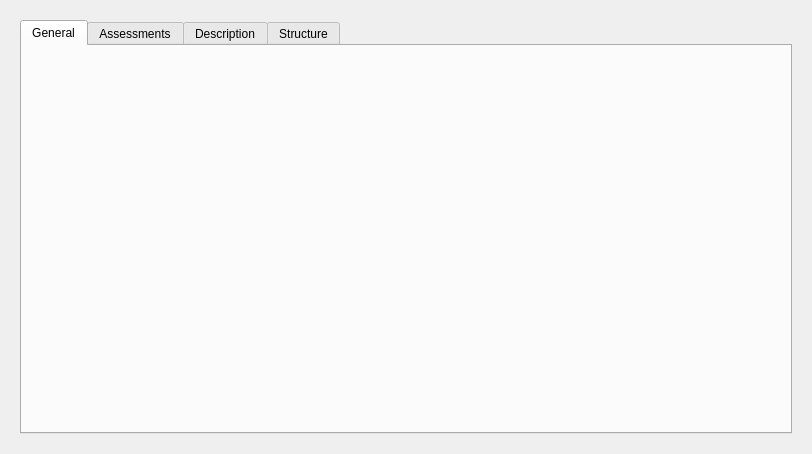
<?xml version="1.0" encoding="UTF-8"?>
<ui version="4.0">
 <class>KViewDoc</class>
 <widget class="QWidget" name="KViewDoc">
  <property name="geometry">
   <rect>
    <x>0</x>
    <y>0</y>
    <width>812</width>
    <height>454</height>
   </rect>
  </property>
  <property name="windowTitle">
   <string>Form</string>
  </property>
  <layout class="QVBoxLayout" name="verticalLayout">
   <item>
    <widget class="QWidget" name="widget" native="true">
     <layout class="QVBoxLayout" name="verticalLayout_2">
      <item>
       <widget class="QTabWidget" name="Infos">
        <property name="currentIndex">
         <number>0</number>
        </property>
        <widget class="QWidget" name="tab">
         <attribute name="title">
          <string>General</string>
         </attribute>
         <layout class="QVBoxLayout" name="verticalLayout_3">
          <item>
           <widget class="QGObjectVars" name="Vars" native="true"/>
          </item>
         </layout>
        </widget>
        <widget class="QWidget" name="tab_2">
         <attribute name="title">
          <string>Assessments</string>
         </attribute>
         <layout class="QGridLayout" name="gridLayout">
          <item row="0" column="0" colspan="2">
           <widget class="QGObjectsList" name="Assessments" native="true">
            <property name="sizePolicy">
             <sizepolicy hsizetype="Preferred" vsizetype="Preferred">
              <horstretch>0</horstretch>
              <verstretch>0</verstretch>
             </sizepolicy>
            </property>
           </widget>
          </item>
          <item row="1" column="0">
           <spacer name="horizontalSpacer">
            <property name="orientation">
             <enum>Qt::Horizontal</enum>
            </property>
            <property name="sizeHint" stdset="0">
             <size>
              <width>431</width>
              <height>25</height>
             </size>
            </property>
           </spacer>
          </item>
          <item row="1" column="1">
           <widget class="QPushButton" name="AddFeedback">
            <property name="text">
             <string>Add Feedback</string>
            </property>
           </widget>
          </item>
         </layout>
        </widget>
        <widget class="QWidget" name="tab_3">
         <attribute name="title">
          <string>Description</string>
         </attribute>
         <layout class="QVBoxLayout" name="verticalLayout_4">
          <item>
           <widget class="QGDescription" name="Desc" native="true"/>
          </item>
         </layout>
        </widget>
        <widget class="QWidget" name="tab_4">
         <attribute name="title">
          <string>Structure</string>
         </attribute>
         <layout class="QVBoxLayout" name="verticalLayout_5">
          <item>
           <widget class="QGDocStruct" name="Struct" native="true"/>
          </item>
         </layout>
        </widget>
       </widget>
      </item>
     </layout>
    </widget>
   </item>
  </layout>
 </widget>
 <customwidgets>
  <customwidget>
   <class>QGObjectVars</class>
   <extends>QWidget</extends>
   <header>qgobjectvars.h</header>
   <container>1</container>
  </customwidget>
  <customwidget>
   <class>QGDocStruct</class>
   <extends>QWidget</extends>
   <header>qgdocstruct.h</header>
   <container>1</container>
  </customwidget>
  <customwidget>
   <class>QGObjectsList</class>
   <extends>QWidget</extends>
   <header>qgobjectslist.h</header>
   <container>1</container>
  </customwidget>
  <customwidget>
   <class>QGDescription</class>
   <extends>QWidget</extends>
   <header>qgdescription.h</header>
   <container>1</container>
  </customwidget>
 </customwidgets>
 <resources/>
 <connections/>
</ui>
